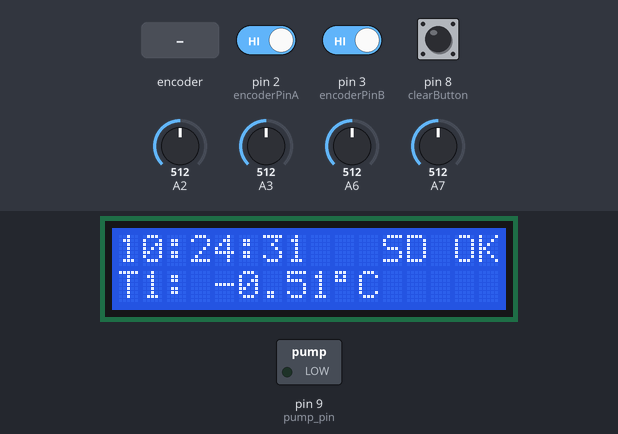
Bench run of a sketch on a simulated Arduino Nano, built with avr-gcc and run on an emulated ATmega328P. Parts: 16×2 character LCD, switched loads named in the sketch (green lamp = pin HIGH). The inputs (shaded band) are chosen by the test bench; at power-on: A7 = 512, pin 8 (clearButton) HIGH, pin 2 (encoderPinA) HIGH, pin 3 (encoderPinB) HIGH, A2 = 512, A3 = 512, A6 = 512. The local clock reads 2024-03-15 10:24:30 at power-on unless the sketch sets it; storage starts empty.

Above: at 1.8 s.
1.9 s: A7 set to 898
At 3.28 s:
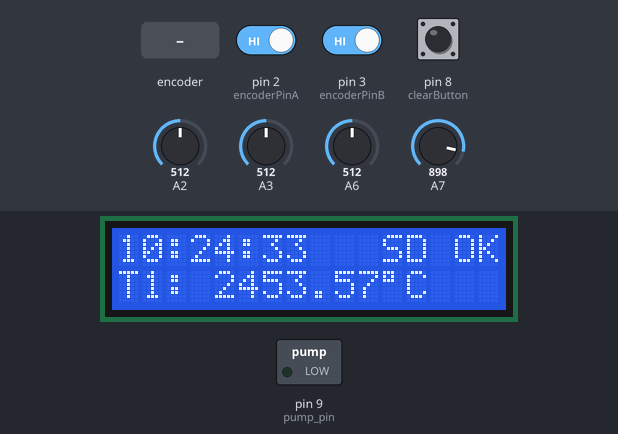
3.4 s: A7 set to 912
At 4.9 s:
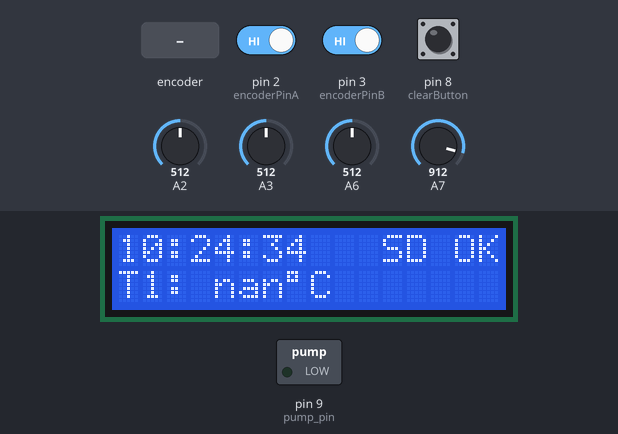
6.4 s: pin 8 (clearButton) pulled LOW for 0.15 s
At 8.8 s:
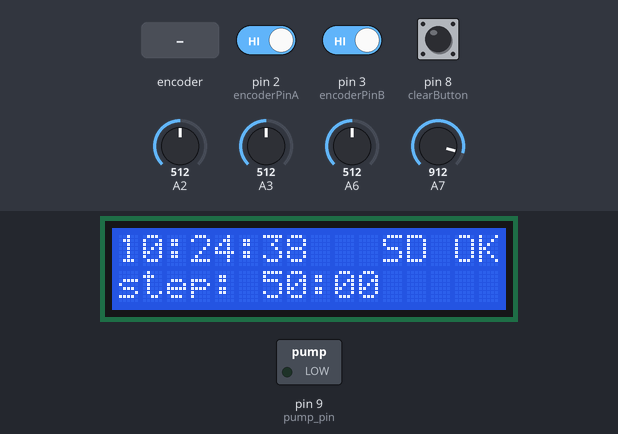
9.5 s: rotary encoder on pin 2 (encoderPinA) / pin 3 (encoderPinB) turned 1 step (first pin leading)
At 10.7 s:
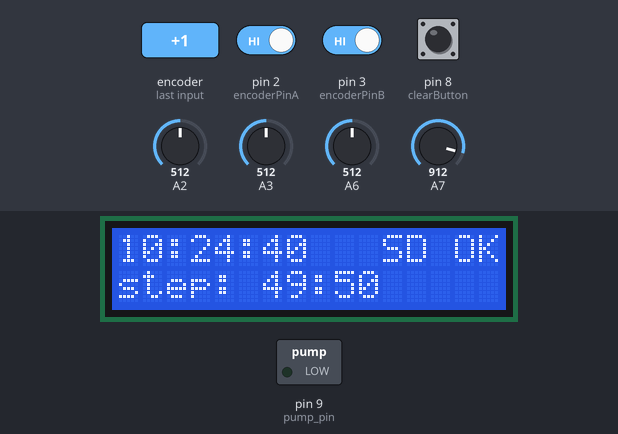
11.5 s: pin 8 (clearButton) pulled LOW for 1 s
At 12.3 s:
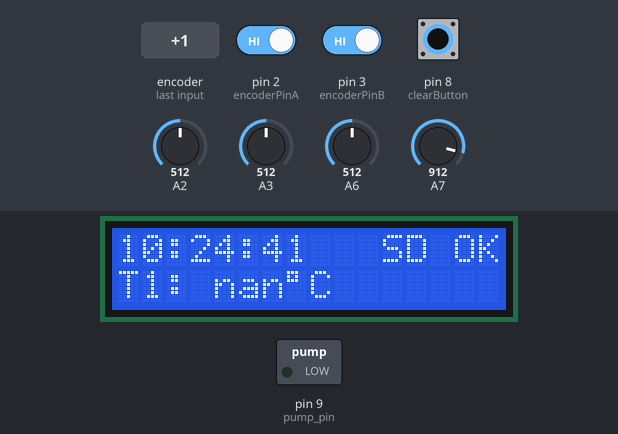
14.0 s: rotary encoder on pin 2 (encoderPinA) / pin 3 (encoderPinB) turned 1 step (first pin leading)
At 14.8 s:
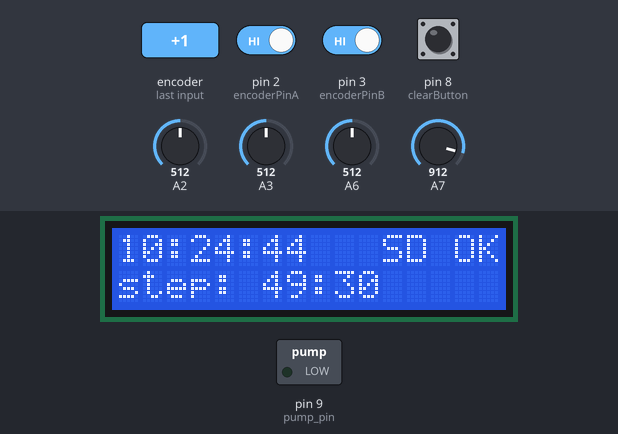
Timing chart, 0 to 17.0 s (numbered marks = the images above; inputs shaded):
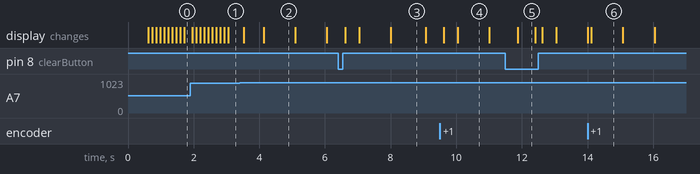

The sketch:

soft_arduino.ino
```cpp
// LCD screen
#include<LiquidCrystal.h>

LiquidCrystal lcd(A0,A1,4,5,6,7);

// Rotary encoder
int encoderPinA = 2;   // right (DT)
int encoderPinB = 3;   // left (CLK)
int clearButton = 8;    // switch (SW)

volatile int encoderPos = 0;  // un compteur
static boolean rotating=false;      // gestion de l'anti-rebonds
int8_t test_id;
// variable pour les routines d'interruption
boolean A_set = false;
boolean B_set = false;
boolean A_change = false;
boolean B_change= false;

// RTC
#include<Wire.h>
#include<RTClib.h>
// doc: https://adafruit.github.io/RTClib/html/index.html

RTC_DS3231 rtc;
bool rtc_connected; // check if RTC connected
bool edit_save_step_time;
DateTime adt; // object containig date and time
uint8_t val;
uint16_t lyear;
int save_step_time;
uint32_t next_save_timestamp;

// watchdog
#include <avr/wdt.h>

// SD card
#include <SPI.h>
#include <SD.h>
//#include <SdFat.h>
//SdFat SD;
const int chipSelect = 10;
int8_t last_day;
File myFile;
bool card_inserted;
char filename[13];

// Temperature sensor
int Nts = 4; //number of sensors
float A = 0.0039083f;
float B = -0.0000005775f;
float T1[10], T2[10], T3[10], T4[10];
unsigned int loopid;

// Pump
int pump_pin = 9;

void setup() {
  // if watchdog activated
  wdt_disable();
  // LCD
  lcd.begin(16,2);
  lcd.print("Booting");

  // Rotary encoder
  pinMode(encoderPinA, INPUT_PULLUP); // utilisation du pullup
  pinMode(encoderPinB, INPUT_PULLUP); // utilisation du pullup
  pinMode(clearButton, INPUT_PULLUP); // utilisation du pullup
  attachInterrupt(0, doEncoderA, CHANGE);
  attachInterrupt(1, doEncoderB, CHANGE);
  test_id = 0;

  //RTC
  #ifdef AVR
    Wire.begin();
  #else
    Wire1.begin();
  #endif

  rtc_connected = rtc.begin();
  save_step_time = 300; // 5 minutes
  edit_save_step_time = false;
  if (rtc_connected)
  {
    adt = rtc.now();
    next_save_timestamp = adt.secondstime() + uint32_t(10*save_step_time);
  }
  else
  {
    lcd.setCursor(0,0);
    lcd.print("No clock");
    adt = DateTime(uint32_t(0));
  }
  // uncomment only if RTC hour not good
  //if (rtc_connected) {rtc.adjust(DateTime(__DATE__,__TIME__));}

  // temperature sensor setup
  pinMode(A2, INPUT);
  pinMode(A3, INPUT);
  pinMode(A6, INPUT);
  pinMode(A7, INPUT);
  for (int i=0 ; i<10 ; i++)
  {
    T1[i] = 0.f;
    T2[i] = 0.f;
    T3[i] = 0.f;
    T4[i] = 0.f;
  }
  loopid = 0;

  // watchdog
  wdt_enable(WDTO_8S);

  // SD card
  last_day = -1;
  filename[0] = '\0';
  if (!SD.begin(chipSelect))
  {
    card_inserted = false;
    lcd.setCursor(11,0);
    lcd.print("NO SD");
  }
  else
  {
    card_inserted = true;
    lcd.setCursor(11,0);
    lcd.print("SD OK");
    myFile = SD.open("info.log", FILE_WRITE);
    if (myFile)
    {
      adt = rtc.now();
      myFile.print(adt.timestamp(DateTime::timestampOpt(2))); // date format YYYY-MM-DD
      myFile.print(' ');
      myFile.print(adt.timestamp(DateTime::timestampOpt(1))); // time format hh:mm:ss
      myFile.print(' ');
      myFile.println("new boot");
      myFile.close();
    }
    delay(500);
  }

  // Pump
  pinMode(pump_pin, OUTPUT);
}

// Interrupt on A change state
void doEncoderA()
{
  // debounce
  if ( rotating ) delay (1);  // attendre un petit peut
  rotating = true; //activation de l'anti-rebond
  // Confirmation du changement
  if( digitalRead(encoderPinA) != A_set )
  {
    A_set = !A_set;
    if (B_change)
    {
      if (edit_save_step_time)
      {
        save_step_time++;
      }
      else
      {
        encoderPos += 1;
        if (encoderPos == Nts) {encoderPos = 0;}
      }
      B_change = false;
    }
    else
    {
      A_change = true;
    }

    rotating = false;  //libération de l'anti-rebond
  }
}

// Interrupt on B change state
void doEncoderB()
{
  if ( rotating ) delay (1);
  rotating = true;
  if( digitalRead(encoderPinB) != B_set )
  {
    B_set = !B_set;
    if (A_change)
    {
      if (edit_save_step_time)
      {
        save_step_time--;
        if (save_step_time < -2) {save_step_time = -2;}
      }
      else
      {
        encoderPos -= 1;
        if (encoderPos < 0) {encoderPos = Nts - 1;}
      }
      A_change = false;
    }
    else
    {
      B_change = true;
    }
    rotating = false;
  }
}

void print_time()
{
  if (rtc_connected)
  {
    lcd.setCursor(0,0);
    adt = rtc.now();
    lcd.print(adt.timestamp(DateTime::timestampOpt(1)));
  }
}

float temperature(int val, int sensor)
{
  float Rr = 0.f;
  switch(sensor)
  {
    case 1:
      Rr = 0.998f;
      break;
    case 2:
      Rr = 0.991f;
      break;
    case 3:
      Rr = 1.002f;
      break;
    case 4:
      Rr = 0.993f;
      break;
    default:
      Rr = 1.f;
      break;
  }
  float V = float(val);
  float R = Rr*V/(1024.f-V);
  float delta = A*A - 4.f*B*(1.f-R);
  float t = (-A+sqrt(delta))/(2.f*B);
  return t;
}

void print_sensor()
{
  lcd.setCursor(0,1);
  lcd.print("                ");
  lcd.setCursor(0,1);
  int val = 10;
  float temp = 0.f;
  switch(encoderPos)
  {
    case 0:
      lcd.print("T1:");
      val = analogRead(A7);
      for (int i=0 ; i<10 ; i++) {temp += T1[i];}
      break;
    case 1:
      lcd.print("T2:");
      val = analogRead(A6);
      for (int i=0 ; i<10 ; i++) {temp += T2[i];}
      break;
    case 2:
      lcd.print("T3:");
      val = analogRead(A3);
      for (int i=0 ; i<10 ; i++) {temp += T3[i];}
      break;
    case 3:
      lcd.print("T4:");
      val = analogRead(A2);
      for (int i=0 ; i<10 ; i++) {temp += T4[i];}
      break;
    default:
      lcd.print("sensor pb");
      break;
  }

  if (val == 1023)
  {
    lcd.setCursor(14,1);
    lcd.print("NC");
  }
  else if (val == 0)
  {
    lcd.setCursor(14,1);
    lcd.print("CC");
  }
  else
  {
    lcd.print(' ');
    temp /= 10.f;
    lcd.print(temp);
    lcd.write((char)223); // ° character
    lcd.print("C");
  }
}

void edit_save_step_time_function()
{
  static int nmin=0, nsec=0;
  int old_sst = save_step_time;
  delay(200);
  while (digitalRead(clearButton)==HIGH)
  {
    lcd.setCursor(0,1);
    lcd.print("                ");
    lcd.setCursor(0,1);
    if (save_step_time >= 0)
    {
      lcd.print("step: ");
      nmin = int(save_step_time/6);
      lcd.print(nmin,DEC);
      lcd.print(':');
      nsec = int(save_step_time - 6*nmin);
      lcd.print(nsec,DEC);
      lcd.print('0');
    }
    else
    {
      if (save_step_time == -1) {lcd.print("pump test");}
      else if (save_step_time == -2) {lcd.print("reboot");}
      else {lcd.print("not implemented");}
    }
    print_time();
    wdt_reset(); // if we take time while changing time step, we don't want a reboot
    delay(100);
  }

  if (rtc_connected)
  {
    adt = rtc.now();
  }
  else
  {
    adt = DateTime(uint32_t(millis()/1000));
  }

  if (save_step_time == -2)
  {
    wdt_enable(WDTO_1S);
    delay(2000);
  }
  else if (save_step_time == -1)
  {
    save_step_time = old_sst;
    next_save_timestamp = adt.secondstime() + uint32_t(10*save_step_time);
    analogWrite(pump_pin, 250);
  }
  else
  {
    next_save_timestamp = adt.secondstime();
  }
  delay(200);
}

void file_print_sensor()
{
  float temp = 0.f;
  myFile.print(adt.timestamp(DateTime::timestampOpt(1))); // time format hh:mm:ss
  myFile.print(' ');
  for (int i=0 ; i<10 ; i++) {temp += T1[i];}
  temp /= 10.f;
  myFile.print(temp);
  myFile.print(' ');
  temp = 0.f;
  for (int i=0 ; i<10 ; i++) {temp += T2[i];}
  temp /= 10.f;
  myFile.print(temp);
  myFile.print(' ');
  temp = 0.f;
  for (int i=0 ; i<10 ; i++) {temp += T3[i];}
  temp /= 10.f;
  myFile.print(temp);
  myFile.print(' ');
  temp = 0.f;
  for (int i=0 ; i<10 ; i++) {temp += T4[i];}
  temp /= 10.f;
  myFile.println(temp);
  myFile.close();
}

void edit_filename()
{
  static int ld = 1;
  static int lm = 1;
  static int ly = 2000;
  if (int(adt.day()) != last_day)
  {
    int logday = 0;
    logday = int(adt.year());
    itoa(logday,&filename[0],10);
    logday = int(adt.day());
    logday += 100*int(adt.month());
    if (logday < 1000)
    {
      filename[4] = '0';
      itoa(logday,&filename[5],10);
    }
    else {itoa(logday,&filename[4],10);}
    filename[8] = '.';
    filename[9] = 't';
    filename[10] = 'x';
    filename[11] = 't';
    filename[12] = '\0';
  }
}

void loop()
{
  wdt_reset();
  T1[loopid%10]=temperature(analogRead(A7),1);
  T2[loopid%10]=temperature(analogRead(A6),2);
  T3[loopid%10]=temperature(analogRead(A3),3);
  T4[loopid%10]=temperature(analogRead(A2),4);
  print_time();
  print_sensor();

  if (digitalRead(clearButton)==LOW)
  {
    edit_save_step_time = true;
    edit_save_step_time_function();
    edit_save_step_time = false;
  }

  if (!card_inserted)
  {
    if (card_inserted = SD.begin(chipSelect))
    {
      lcd.setCursor(11,0);
      lcd.print("SD OK");
      myFile = SD.open("info.log", FILE_WRITE);
      if (rtc_connected)
      {
        adt = rtc.now();
      }
      else
      {
        adt = DateTime(uint32_t(millis()/1000));
      }
      myFile.print(adt.timestamp(DateTime::timestampOpt(2))); // date format YYYY-MM-DD
      myFile.print(" ");
      myFile.print(adt.timestamp(DateTime::timestampOpt(1))); // time format hh:mm:ss
      myFile.println(" sd card reinserted");
      myFile.close();
    }
  }
  else // check if card is inserted each loop
  {
    myFile = SD.open("test.txt", FILE_WRITE);
    if (myFile)
    {
      noInterrupts();
      myFile.close();
      interrupts();
    }
    else
    {
      lcd.setCursor(11,0);
      lcd.print("NO SD");
      card_inserted = false;
      SD.end(); //for sd.h
    }
  }
  if (card_inserted) // we write in folder only if card is inserted
  {
    if (rtc_connected)
    {
      adt = rtc.now();
    }
    else
    {
      adt = DateTime(uint32_t(millis()/1000));
    }
    if (adt.secondstime() >= next_save_timestamp)
    {
      float temp = 0.f;
      for (int i=0 ; i<10 ; i++) {temp += T1[i];}
      temp /= 10;
      if (temp <= 55.f) {analogWrite(pump_pin,0);}
      else if (temp >= 60.f) {analogWrite(pump_pin,250);}

      edit_filename();
      bool exist_file = SD.exists(filename);
      myFile = SD.open(filename, FILE_WRITE);
      if (myFile)
      {
        noInterrupts();
        if (!exist_file) {myFile.println("TIME T1 T2 T3 T4");}
        file_print_sensor();
        myFile.close();
        interrupts();
        next_save_timestamp += uint32_t(10*save_step_time);
        if (rtc_connected)
        {
          adt = rtc.now();
        }
        else
        {
          adt = DateTime(uint32_t(millis()/1000));
        }
        if (next_save_timestamp <= adt.secondstime())
        {next_save_timestamp = adt.secondstime() + save_step_time;}
      }
      else
      {
        card_inserted = false;
        SD.end(); //for sd.h
        lcd.setCursor(11,0);
        lcd.print("NO SD");
      }
    }
  }
  delay(100);
  loopid++;
}
```

Measured:
- the behaviour switches between 905 and 906 on A7 (found by bisection; images 1 and 2)
- after the input at 3.4 s, the display: first changes after 0.13 s (image 2 shows a later state)
- after the input at 6.4 s, the display: first changes after 0.22 s (image 3 shows a later state)
- after the input at 11.5 s, the display: changes after 0.37 s (image 5)
- what the display in image 2 shows lasts 1.0 s, from 4.1 s to 5.1 s
- what the display in image 5 shows lasts 0.5 s, from 11.9 s to 12.4 s
